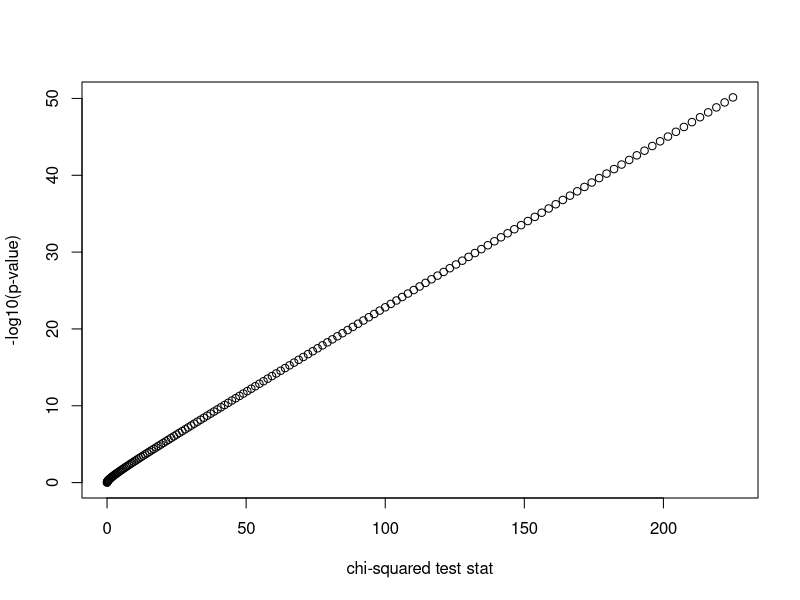
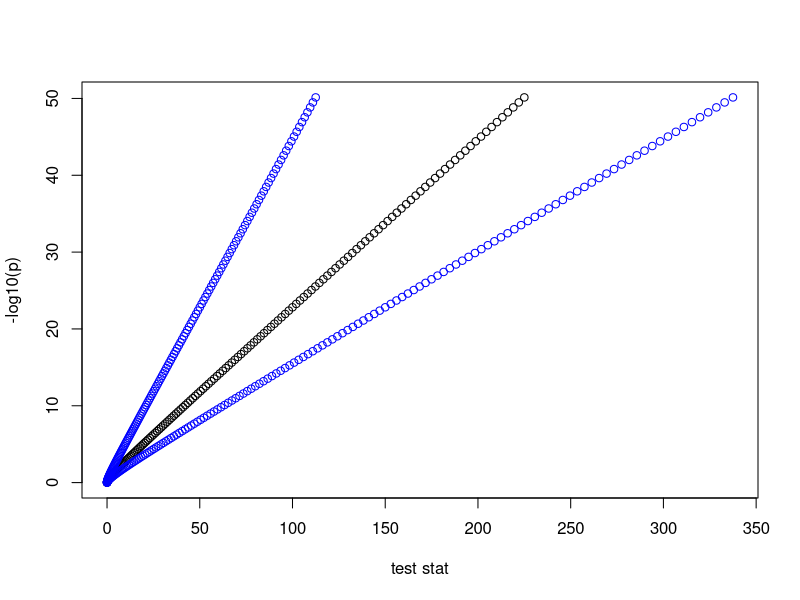
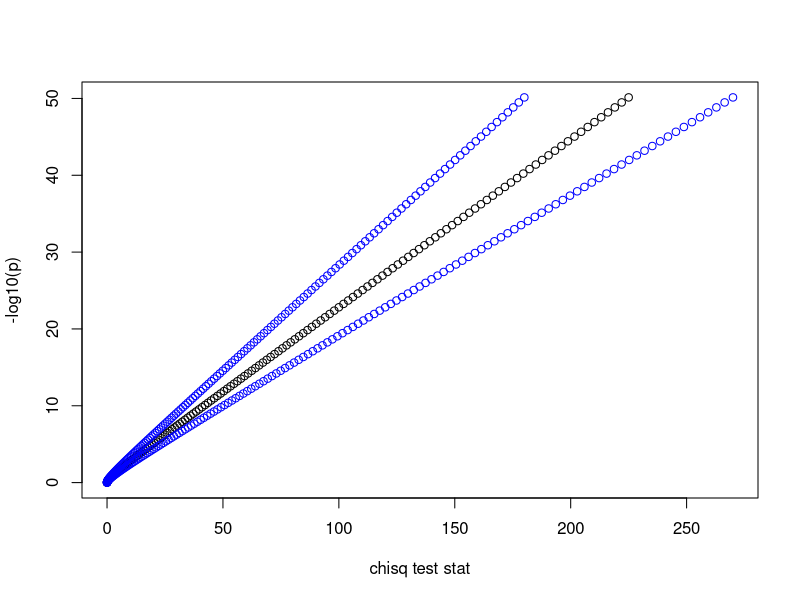

Source code (R) for these figures, in order:
## ---- chunk 1

library("kableExtra")

## ---- chunk 2

l <- lapply(0:150, function(x) {
  tulip <- c(200+x, 200-x)
  res <- chisq.test(tulip, p = c(1/2, 1/2))
  c("stat"=res$stat,"p"=res$p.value)
})

res <- as.data.frame(do.call(rbind,l))
res$logp <- -log10(res$p)

## ---- chunk 3

plot(res$`stat.X-squared`,  res$logp ,
  xlab="chi-squared test stat", ylab="-log10(p-value)")

## ---- chunk 4

bound=0.5

res$lower <- res$`stat.X-squared` - ( res$`stat.X-squared` * bound )
res$upper <- res$`stat.X-squared` + ( res$`stat.X-squared` * bound )

plot(res$`stat.X-squared`, res$logp,
  xlab="test stat", ylab="-log10(p)",
  xlim=c(0,max(res$upper)))

points(res$lower, res$logp, col="blue")
points(res$upper, res$logp, col="blue")

res$logp_lower <- approx(x = res$`stat.X-squared`, y =res$logp, xout = res$lower)[["y"]]
res$logp_upper <- approx(x = res$`stat.X-squared`, y =res$logp, xout = res$upper)[["y"]]

res$p_lower <- 10^-res$logp_lower
res$p_upper <- 10^-res$logp_upper

format(res,digits=3) %>%
  kbl(caption="p-value ranges considered reproduced with a bound of 50% around the test statistic") %>%
  kable_paper("hover", full_width = F)

## ---- chunk 5

bound=0.2

res$lower <- res$`stat.X-squared` - ( res$`stat.X-squared` * bound )
res$upper <- res$`stat.X-squared` + ( res$`stat.X-squared` * bound )

plot(res$`stat.X-squared`, res$logp,
  xlab="chisq test stat", ylab="-log10(p)",
  xlim=c(0,max(res$upper)))

points(res$lower, res$logp, col="blue")
points(res$upper, res$logp, col="blue")

res$logp_lower <- approx(x = res$`stat.X-squared`, y =res$logp, xout = res$lower)[["y"]]
res$logp_upper <- approx(x = res$`stat.X-squared`, y =res$logp, xout = res$upper)[["y"]]

res$p_lower <- 10^-res$logp_lower
res$p_upper <- 10^-res$logp_upper

format(res,digits=3) %>%
  kbl(caption="p-value ranges considered reproduced with a bound of 20% around the test statistic") %>%
  kable_paper("hover", full_width = F)

## ---- chunk 6

sessionInfo()
